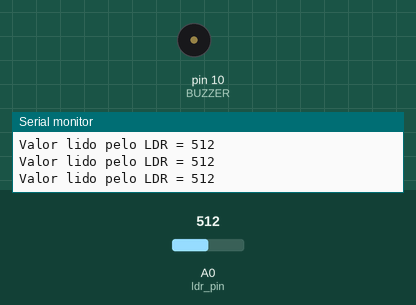
The sketch below on a simulated Arduino Uno, built with avr-gcc and run on an emulated ATmega328P. Parts: buzzer (waves = sounding), the last lines printed to the serial monitor. The inputs (shaded band) are chosen by the test bench; at power-on: A0 (ldr_pin) = 512.

Above: at 1.2 s.
1.3 s: A0 (ldr_pin) set to 886
4.3 s: A0 (ldr_pin) set to 909
At 5.4 s:
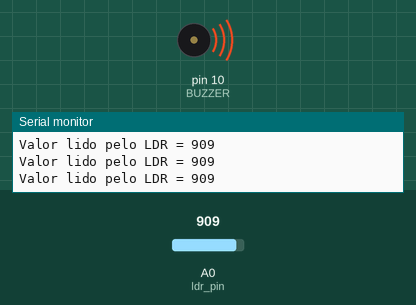
5.8 s: A0 (ldr_pin) set to 982
8.8 s: A0 (ldr_pin) set to 1009
11.8 s: A0 (ldr_pin) set to 900
At 13.2 s:
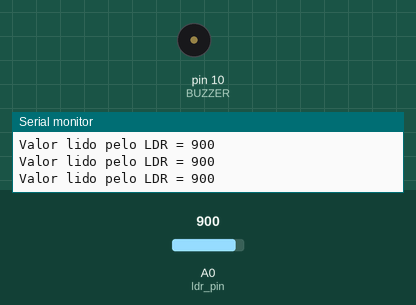
14.8 s: A0 (ldr_pin) set to 1023
At 15.7 s:
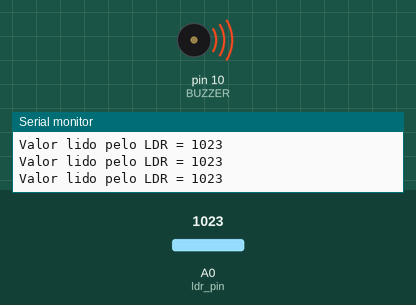
Timing chart, 0 to 17.8 s (numbered marks = the images above; inputs shaded):
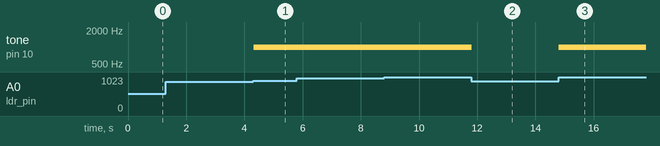

The sketch:

detectorDePresencaObjeto.ino
```cpp
int ldr_pin = A0;
int valorldr = 0;
const int BUZZER = 10;

void setup() {
  pinMode(ldr_pin, INPUT);
  pinMode(BUZZER, OUTPUT);
  Serial.begin(9600);
}

void loop() {
   valorldr=analogRead(ldr_pin);
   if (valorldr > 900) {
     tone(BUZZER, 1000);
   } else {
     noTone(BUZZER);
   }
   Serial.print("Valor lido pelo LDR = ");
   Serial.println(valorldr);
}
```

Measured:
- the behaviour switches between 900 and 901 on A0 (ldr_pin) (found by bisection; images 0 and 1)
- after the input at 4.3 s, tone on pin 10 (BUZZER): silent → 1000 Hz at once
- after the input at 11.8 s, tone on pin 10 (BUZZER): 1000 Hz → silent at once
- after the input at 14.8 s, tone on pin 10 (BUZZER): silent → 1000 Hz at once
